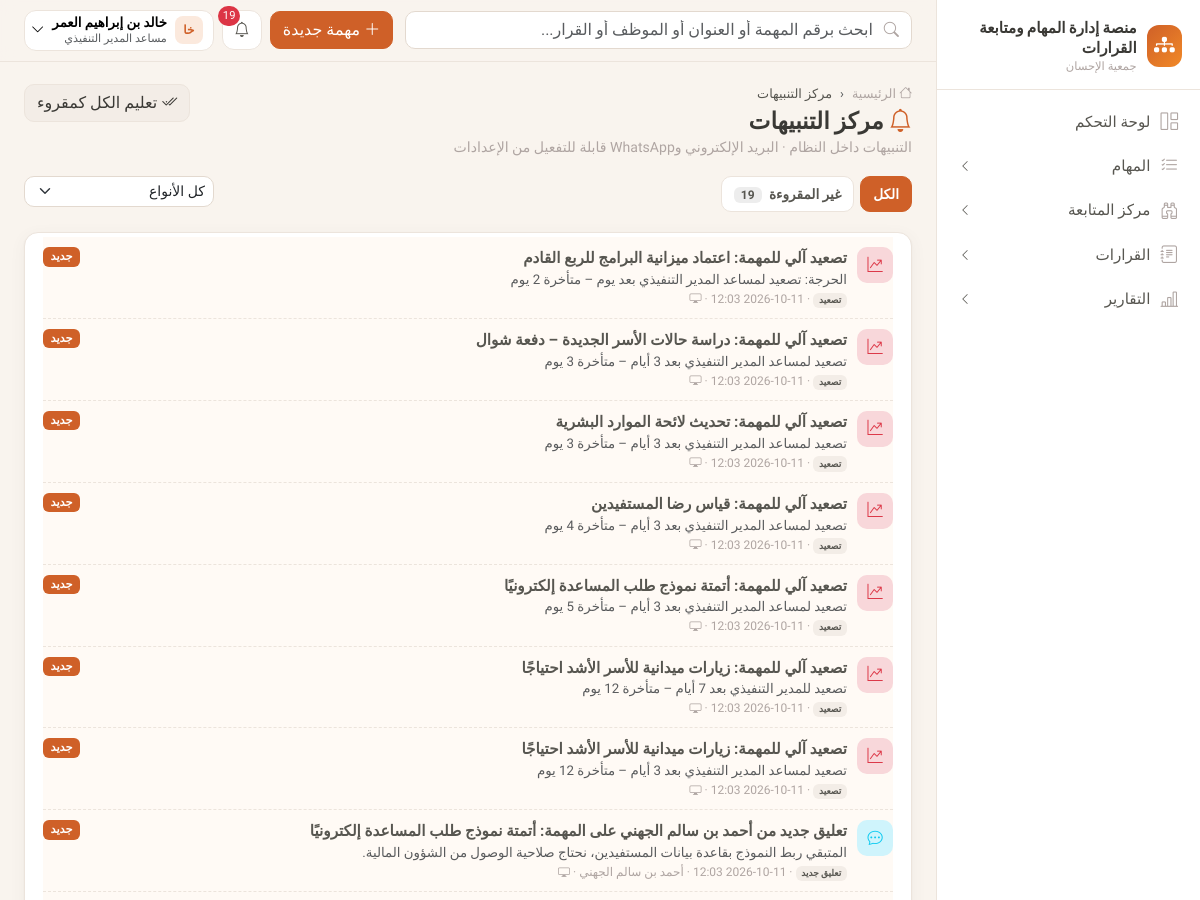
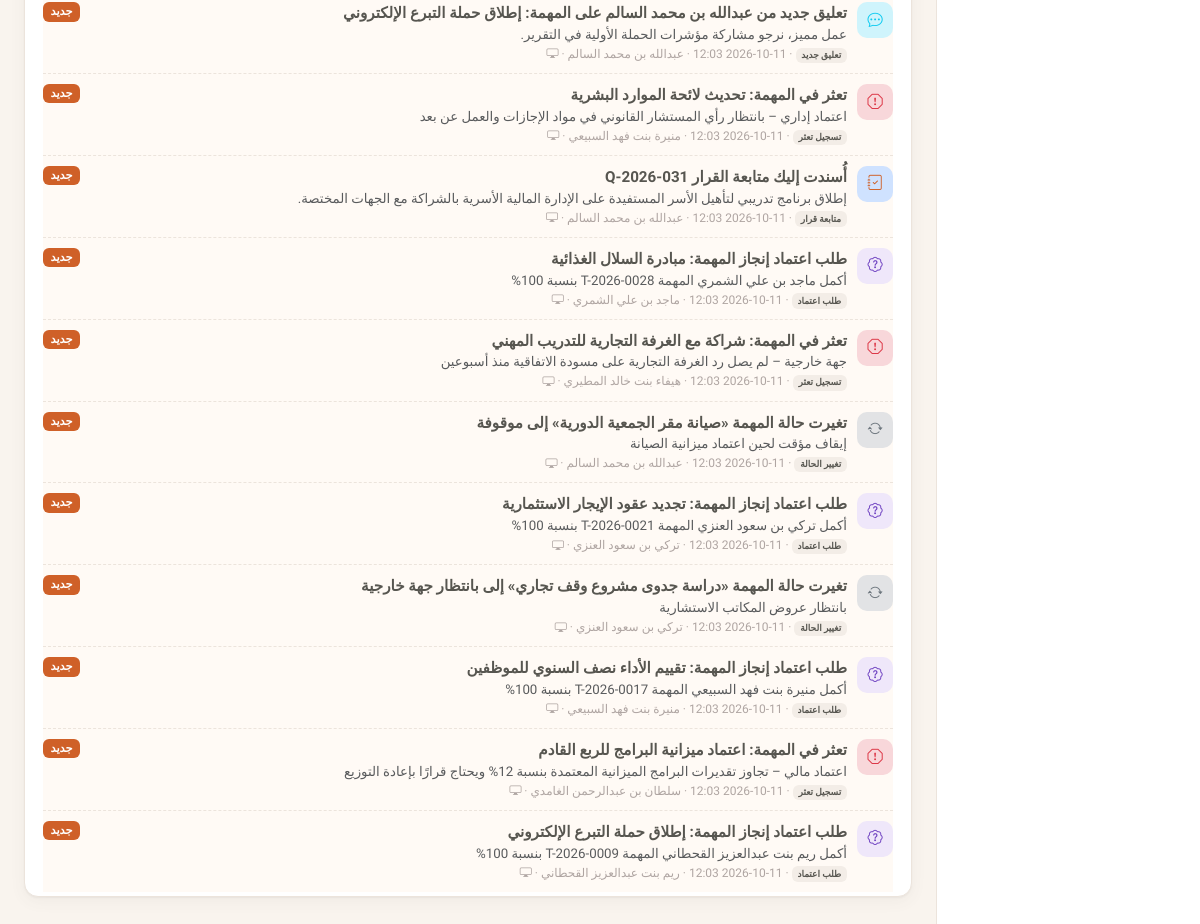
The app's page /notifications/ (signed in) with its own data (2 pictures, top to bottom).
### apps/accounts/models.py (models this page shows, shortened)
class User(AbstractBaseUser, PermissionsMixin):
    email = models.EmailField("البريد الإلكتروني", unique=True)
    phone = models.CharField("رقم الجوال", max_length=20, unique=True, null=True, blank=True)
    full_name = models.CharField("الاسم الكامل", max_length=150)
    role = models.ForeignKey(Role, verbose_name="الدور", on_delete=models.PROTECT, null=True, related_name="users")
    is_active = models.BooleanField("الحساب نشط", default=True)
    is_staff = models.BooleanField(default=False)
    date_joined = models.DateTimeField(default=timezone.now)
    failed_login_count = models.PositiveSmallIntegerField(default=0)
    locked_until = models.DateTimeField(null=True, blank=True)
    otp_enabled = models.BooleanField("تفعيل التحقق الثنائي", default=False)
    must_change_password = models.BooleanField(default=False)
    objects = UserManager()
    USERNAME_FIELD = "email"
    EMAIL_FIELD = "email"
    REQUIRED_FIELDS = ["full_name"]
    class Meta:
        db_table = "users"
        verbose_name = "مستخدم"
        indexes = [models.Index(fields=["is_active"])]
    @cached_property
    def permission_codes(self):
        if not self.role_id:
            return frozenset()
        return frozenset(self.role.permissions.values_list("code", flat=True))

class Role(models.Model):
    code = models.CharField("الرمز", max_length=40, unique=True, choices=ROLES)
    name = models.CharField("الاسم", max_length=80)
    description = models.TextField("الوصف", blank=True)
    permissions = models.ManyToManyField(Permission, related_name="roles", blank=True, db_table="role_permissions")
    is_system = models.BooleanField(default=True)
    class Meta:
        db_table = "roles"
        verbose_name = "دور"

### apps/notifications/models.py (models this page shows)
class Notification(models.Model):
    recipient = models.ForeignKey(settings.AUTH_USER_MODEL, on_delete=models.CASCADE, related_name="notifications")
    actor = models.ForeignKey(settings.AUTH_USER_MODEL, null=True, blank=True, on_delete=models.SET_NULL, related_name="+")
    event = models.CharField(max_length=40, choices=[(k, v[0]) for k, v in EVENTS.items()])
    title = models.CharField(max_length=250)
    body = models.TextField(blank=True)
    task = models.ForeignKey("tasks.Task", null=True, blank=True, on_delete=models.CASCADE, related_name="notifications")
    url = models.CharField(max_length=300, blank=True)
    is_read = models.BooleanField(default=False)
    read_at = models.DateTimeField(null=True, blank=True)
    channels = models.JSONField(default=list, blank=True)  # القنوات التي أُرسل عبرها
    created_at = models.DateTimeField(auto_now_add=True)
    class Meta:
        db_table = "notifications"
        ordering = ["-created_at"]
        indexes = [models.Index(fields=["recipient", "is_read", "created_at"])]
    @property
    def icon(self):
        return EVENTS.get(self.event, ("", "bi-bell", "secondary"))[1]
    @property
    def tone(self):
        return EVENTS.get(self.event, ("", "bi-bell", "secondary"))[2]
    @property
    def event_label(self):
        return EVENTS.get(self.event, (self.event,))[0]

### apps/notifications/views.py (the view)
# urls.py: path("", views.center, name="center"),
@login_required
def center(request):
    qs = Notification.objects.filter(recipient=request.user).select_related("task", "actor")
    if request.GET.get("filter") == "unread":
        qs = qs.filter(is_read=False)
    if request.GET.get("event"):
        qs = qs.filter(event=request.GET["event"])
    page = Paginator(qs, 25).get_page(request.GET.get("page"))
    return render(request, "notifications/center.html", {"page_obj": page, "events": [(k, v[0]) for k, v in EVENTS.items()]})

### apps/core/branding.py (called while the page is built)
def get_org():
    return get_setting("organization")

### apps/core/context_processors.py (called while the page is built)
def platform(request):
    org = get_org()
    ctx = {
        "ORG": org,
        "PLATFORM_NAME": org.get("platform_name") or "منصة إدارة المهام ومتابعة القرارات",
        "ORG_NAME": org.get("name"),
        "ORG_SHORT": org.get("short_name") or org.get("name"),
    }
    user = getattr(request, "user", None)
    if user and user.is_authenticated:
        from apps.notifications.models import Notification
        unread = Notification.objects.filter(recipient=user, is_read=False)
        ctx.update({
            "menu": build_menu(request),
            "unread_count": unread.count(),
            "latest_notifications": Notification.objects.filter(recipient=user).select_related("task")[:6],
            "current_employee": getattr(user, "employee", None),
        })
    return ctx

### apps/core/menu.py (called while the page is built)
def _visible(item, user):
    if item.get("perm") and not has_perm(user, item["perm"]):
        return False
    if item.get("needs_employee") and not getattr(user, "employee", None):
        return False
    return True

### apps/core/permissions.py (called while the page is built)
def has_perm(user, code):
    if not user or not user.is_authenticated or not user.is_active:
        return False
    if user.is_superuser:
        return True
    return code in user.permission_codes

### apps/core/templatetags/ui.py (called while the page is built)
@register.filter
def can(user, code):
    return has_perm(user, code)

@register.filter
def initials(name):
    parts = (name or "").split()
    if not parts:
        return "؟"
    return parts[0][:1] + (parts[-1][:1] if len(parts) > 1 else "")

@register.filter
def since(dt):
    if not dt:
        return "—"
    delta = timezone.now() - dt
    if delta.days >= 1:
        return f"منذ {delta.days} يوم"
    hours = delta.seconds // 3600
    if hours:
        return f"منذ {hours} ساعة"
    minutes = delta.seconds // 60
    return f"منذ {minutes} دقيقة" if minutes else "الآن"

### apps/tasks/engine.py (called while the page is built)
def evaluate_flags(task, rules, today, now):
    active = task.status in ACTIVE_STATUSES
    total_days = max((task.due_date - task.start_date).days, 1)
    elapsed_pct = (today - task.start_date).days / total_days * 100
    return {
        "flag_needs_followup": active and elapsed_pct > rules["followup_elapsed_pct"] and task.progress <= rules["followup_max_progress"],
        "flag_at_risk": active and elapsed_pct >= rules["at_risk_elapsed_pct"] and task.progress < rules["at_risk_max_progress"],
        "flag_stale": active and (now - task.last_activity_at).days >= rules["stale_days"],
    }

### templates/notifications/center.html (shortened to what this page needs)
{% extends "base.html" %}
{% load ui %}
{% block breadcrumbs %}<li class="breadcrumb-item active">مركز التنبيهات</li>{% endblock %}
{% block page_title %}<i class="bi bi-bell text-brand"></i> مركز التنبيهات{% endblock %}
{% block page_sub %}التنبيهات داخل النظام · البريد الإلكتروني وWhatsApp قابلة للتفعيل من الإعدادات{% endblock %}
{% block page_actions %}
  <form method="post" action="{% url 'notifications:mark_all_read' %}">{% csrf_token %}<button class="btn btn-soft"><i class="bi bi-check2-all"></i> تعليم الكل كمقروء</button></form>
{% endblock %}
{% block content %}
<ul class="nav nav-tabs-soft mb-3">
  <li class="nav-item"><a class="nav-link {% if not request.GET.filter %}active{% endif %}" href="?">الكل</a></li>
  <li class="nav-item"><a class="nav-link {% if request.GET.filter == 'unread' %}active{% endif %}" href="?filter=unread">غير المقروءة <span class="count">{{ unread_count }}</span></a></li>
  <li class="nav-item ms-auto"><form><select name="event" class="form-select form-select-sm" onchange="this.form.submit()"><option value="">كل الأنواع</option></select></form></li>
</ul>
<div class="card">
  <div class="card-body py-1 list-compact">
    {% for n in page_obj %}
      <a class="item text-ink {% if not n.is_read %}notif-unread{% endif %}" href="{% url 'notifications:open' n.pk %}">
        <span class="notif-icon bg-{{ n.tone }}-subtle text-{{ n.tone }}"><i class="bi {{ n.icon }}"></i></span>
        <div class="flex-grow-1">
          <div class="{% if not n.is_read %}fw-bold{% endif %}">{{ n.title }}</div>
          {% if n.body %}<div class="small text-muted">{{ n.body|truncatechars:160 }}</div>{% endif %}
          <div class="tl-meta"><span class="badge badge-soft">{{ n.event_label }}</span> · {{ n.created_at|date:"Y-m-d H:i" }}{% if n.actor %} · {{ n.actor.full_name }}{% endif %} · {% for c in n.channels %}<i class="bi {% if c == 'email' %}bi-envelope{% elif c == 'whatsapp' %}bi-whatsapp{% else %}bi-display{% endif %}"></i> {% endfor %}</div>
        </div>
        {% if not n.is_read %}<span class="badge bg-brand">جديد</span>{% endif %}
      </a>
    {% empty %}{% include "partials/empty.html" with icon="bi-bell-slash" title="لا توجد تنبيهات" %}{% endfor %}
  </div>
</div>
{% endblock %}

### templates/base.html (shortened to what this page needs)
{% load static ui %}<!doctype html>
<html lang="ar" dir="rtl">
<head>
  <link rel="stylesheet" href="https://cdn.jsdelivr.net/npm/bootstrap@5.3.3/dist/css/bootstrap.rtl.min.css">
  <link rel="stylesheet" href="https://cdn.jsdelivr.net/npm/bootstrap-icons@1.11.3/font/bootstrap-icons.min.css">
  <link rel="stylesheet" href="https://cdn.jsdelivr.net/npm/tom-select@2.3.1/dist/css/tom-select.bootstrap5.min.css">
  <link rel="stylesheet" href="{% static 'css/app.css' %}">
</head>
<body>
{% block body %}
<div class="app-shell">
  <aside class="sidebar" aria-label="القائمة الرئيسية">
    <div class="brand-box">
      {% if ORG.logo %}<img src="{% url 'branding_logo' %}" alt="" style="width:42px;height:42px;object-fit:contain;border-radius:10px">{% else %}<div class="brand-logo"><i class="bi bi-diagram-3-fill"></i></div>{% endif %}
      <div>
        <div class="brand-title">{{ PLATFORM_NAME }}</div>
        <div class="brand-sub">{{ ORG_SHORT }}</div>
      </div>
    </div>
    <nav>
      {% for item in menu %}
        {% if item.children %}
          <button class="nav-group-btn {% if item.active %}active{% endif %}" data-bs-toggle="collapse" data-bs-target="#nav-{{ forloop.counter }}" aria-expanded="{% if item.active %}true{% else %}false{% endif %}">
            <i class="bi {{ item.icon }}"></i><span>{{ item.label }}</span><i class="bi bi-chevron-left chev"></i>
          </button>
        {% else %}
          <a class="nav-item-link {% if item.active %}active{% endif %}" href="{{ item.url }}"><i class="bi {{ item.icon }}"></i><span>{{ item.label }}</span></a>
        {% endif %}
      {% endfor %}
    </nav>
  </aside>
  <div class="main">
    <header class="topbar">
      <form class="search" action="{% url 'tasks:search' %}" method="get" role="search">
        <i class="bi bi-search"></i>
        <input class="form-control" type="search" name="q" value="{{ request.GET.q|default:'' }}" placeholder="ابحث برقم المهمة أو العنوان أو الموظف أو القرار...">
      </form>
      <div class="ms-auto d-flex align-items-center gap-2">
        {% if user|can:"tasks.create" %}
        <a href="{% url 'tasks:create' %}" class="btn btn-brand d-none d-md-inline-flex align-items-center gap-1"><i class="bi bi-plus-lg"></i> مهمة جديدة</a>
        {% endif %}
        <div class="dropdown">
          <button class="top-icon" data-bs-toggle="dropdown" aria-label="التنبيهات" data-unread-url="{% url 'notifications:unread_count' %}">
            <i class="bi bi-bell"></i>{% if unread_count %}<span class="dot">{{ unread_count }}</span>{% endif %}
          </button>
        </div>
        <div class="dropdown">
          <button class="user-chip" data-bs-toggle="dropdown">
            <span class="avatar sm">{{ user.full_name|initials }}</span>
            <span class="d-none d-sm-block text-start lh-sm">
              <span class="d-block small fw-semibold">{{ user.full_name }}</span>
              <span class="d-block text-muted" style="font-size:.7rem">{{ user.role.name|default:"—" }}</span>
            </span>
            <i class="bi bi-chevron-down small"></i>
          </button>
        </div>
      </div>
    </header>
    <main class="content">
      <div class="page-head">
        <div>
          <nav aria-label="breadcrumb"><ol class="breadcrumb">
            <li class="breadcrumb-item"><a href="{% url 'dashboard:home' %}"><i class="bi bi-house"></i> الرئيسية</a></li>
            {% block breadcrumbs %}{% endblock %}
          </ol></nav>
          <h1>{% block page_title %}{% endblock %}</h1>
          <div class="sub">{% block page_sub %}{% endblock %}</div>
        </div>
        <div class="d-flex gap-2 flex-wrap no-print">{% block page_actions %}{% endblock %}</div>
      </div>
      {% block content %}{% endblock %}
    </main>
  </div>
</div>
{% endblock %}
<div class="toast-container position-fixed bottom-0 start-0 p-3">
</div>
</body>
</html>

### records on screen
User: full_name|initials "خا", full_name "خالد بن إبراهيم العمر", role.name "مساعد المدير التنفيذي"
Notification: title "تصعيد آلي للمهمة: اعتماد ميزانية البرامج للربع القادم", body "الحرجة: تصعيد لمساعد المدير التنفيذي بعد يوم – متأخرة 2 يوم", event_label "تصعيد", is_read "جديد"
Notification: title "تصعيد آلي للمهمة: دراسة حالات الأسر الجديدة – دفعة شوال", body "تصعيد لمساعد المدير التنفيذي بعد 3 أيام – متأخرة 3 يوم", event_label "تصعيد", is_read "جديد"
Notification: title "تصعيد آلي للمهمة: تحديث لائحة الموارد البشرية", body "تصعيد لمساعد المدير التنفيذي بعد 3 أيام – متأخرة 3 يوم", event_label "تصعيد", is_read "جديد"
Notification: title "تصعيد آلي للمهمة: قياس رضا المستفيدين", body "تصعيد لمساعد المدير التنفيذي بعد 3 أيام – متأخرة 4 يوم", event_label "تصعيد", is_read "جديد"
Notification: title "تصعيد آلي للمهمة: أتمتة نموذج طلب المساعدة إلكترونيًا", body "تصعيد لمساعد المدير التنفيذي بعد 3 أيام – متأخرة 5 يوم", event_label "تصعيد", is_read "جديد"
Notification: title "تصعيد آلي للمهمة: زيارات ميدانية للأسر الأشد احتياجًا", body "تصعيد للمدير التنفيذي بعد 7 أيام – متأخرة 12 يوم", event_label "تصعيد", is_read "جديد"
Notification: title "تصعيد آلي للمهمة: زيارات ميدانية للأسر الأشد احتياجًا", body "تصعيد لمساعد المدير التنفيذي بعد 3 أيام – متأخرة 12 يوم", event_label "تصعيد", is_read "جديد"
Notification: title "تعليق جديد من أحمد بن سالم الجهني على المهمة: أتمتة نموذج طلب المساعدة إلكترونيًا", body "المتبقي ربط النموذج بقاعدة بيانات المستفيدين، نحتاج صلاحية الوصول من الشؤون المالية.", event_label "تعليق جديد", actor.full_name "أحمد بن سالم الجهني", is_read "جديد"
Notification: title "تعليق جديد من عبدالله بن محمد السالم على المهمة: إطلاق حملة التبرع الإلكتروني", body "عمل مميز، نرجو مشاركة مؤشرات الحملة الأولية في التقرير.", event_label "تعليق جديد", actor.full_name "عبدالله بن محمد السالم", is_read "جديد"
Notification: title "تعثر في المهمة: تحديث لائحة الموارد البشرية", body "اعتماد إداري – بانتظار رأي المستشار القانوني في مواد الإجازات والعمل عن بعد", event_label "تسجيل تعثر", actor.full_name "منيرة بنت فهد السبيعي", is_read "جديد"
Notification: title "أُسندت إليك متابعة القرار Q-2026-031", body "إطلاق برنامج تدريبي لتأهيل الأسر المستفيدة على الإدارة المالية الأسرية بالشراكة مع الجهات المختصة.", event_label "متابعة قرار", actor.full_name "عبدالله بن محمد السالم", is_read "جديد"
Notification: title "طلب اعتماد إنجاز المهمة: مبادرة السلال الغذائية", body "أكمل ماجد بن علي الشمري المهمة T-2026-0028 بنسبة 100%", event_label "طلب اعتماد", actor.full_name "ماجد بن علي الشمري", is_read "جديد"
Notification: title "تعثر في المهمة: شراكة مع الغرفة التجارية للتدريب المهني", body "جهة خارجية – لم يصل رد الغرفة التجارية على مسودة الاتفاقية منذ أسبوعين", event_label "تسجيل تعثر", actor.full_name "هيفاء بنت خالد المطيري", is_read "جديد"
Notification: title "تغيرت حالة المهمة «صيانة مقر الجمعية الدورية» إلى موقوفة", body "إيقاف مؤقت لحين اعتماد ميزانية الصيانة", event_label "تغيير الحالة", actor.full_name "عبدالله بن محمد السالم", is_read "جديد"
Notification: title "طلب اعتماد إنجاز المهمة: تجديد عقود الإيجار الاستثمارية", body "أكمل تركي بن سعود العنزي المهمة T-2026-0021 بنسبة 100%", event_label "طلب اعتماد", actor.full_name "تركي بن سعود العنزي", is_read "جديد"
Notification: title "تغيرت حالة المهمة «دراسة جدوى مشروع وقف تجاري» إلى بانتظار جهة خارجية", body "بانتظار عروض المكاتب الاستشارية", event_label "تغيير الحالة", actor.full_name "تركي بن سعود العنزي", is_read "جديد"
Notification: title "طلب اعتماد إنجاز المهمة: تقييم الأداء نصف السنوي للموظفين", body "أكمل منيرة بنت فهد السبيعي المهمة T-2026-0017 بنسبة 100%", event_label "طلب اعتماد", actor.full_name "منيرة بنت فهد السبيعي", is_read "جديد"
Notification: title "تعثر في المهمة: اعتماد ميزانية البرامج للربع القادم", body "اعتماد مالي – تجاوز تقديرات البرامج الميزانية المعتمدة بنسبة 12% ويحتاج قرارًا بإعادة التوزيع", event_label "تسجيل تعثر", actor.full_name "سلطان بن عبدالرحمن الغامدي", is_read "جديد"
Notification: title "طلب اعتماد إنجاز المهمة: إطلاق حملة التبرع الإلكتروني", body "أكمل ريم بنت عبدالعزيز القحطاني المهمة T-2026-0009 بنسبة 100%", event_label "طلب اعتماد", actor.full_name "ريم بنت عبدالعزيز القحطاني", is_read "جديد"

### other values on screen
{{ PLATFORM_NAME }} "منصة إدارة المهام ومتابعة القرارات"
{{ ORG_SHORT }} "جمعية الإحسان"
{{ item.label }} "لوحة التحكم"
{{ item.label }} "المهام" "مركز المتابعة" "القرارات" "التقارير"
{{ unread_count }} "19"
